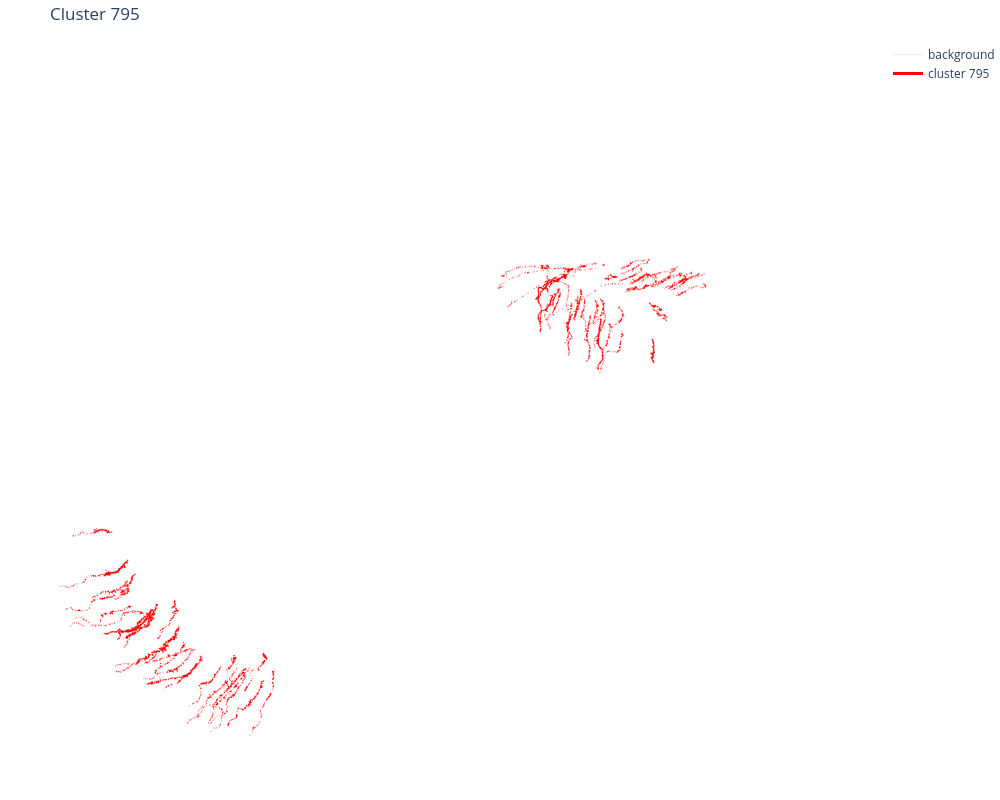

The cell this chart's notebook holds for it:
### Markdown cell above
## 12. Preview one cluster

### Code cell
test_cluster = cluster_sizes[0][0]

test_trace = build_cluster_trace(
    test_cluster,
    cluster_to_rootids,
    swc_folder,
    color="red",
    max_neurons=default_foreground_neurons,
    max_points_per_neuron=max_points_per_neuron_fg
)

fig = go.Figure(data=[background_trace, test_trace])

fig.update_layout(
    width=1000,
    height=800,
    scene=dict(
        xaxis=dict(visible=False),
        yaxis=dict(visible=False),
        zaxis=dict(visible=False),
        aspectmode="data"
    ),
    margin=dict(l=0, r=0, b=0, t=40),
    title=f"Cluster {test_cluster}"
)

fig.show()

### Figure 1 — Plotly figure (JSON) as saved in the notebook; plotly's stock layout.template omitted (floating-point values rounded to 4 significant figures; data arrays with more than 128 entries replaced by an {"elided": "..."} marker saying what was removed)
{"data": [{"hoverinfo": "skip", "line": {"color": "rgba(150,150,150,0.18)", "width": 1}, "mode": "lines", "name": "background", "type": "scatter3d", "x": {"elided": "3708 float values"}, "y": {"elided": "3708 float values"}, "z": {"elided": "3708 float values"}}, {"hoverinfo": "name", "line": {"color": "red", "width": 3}, "mode": "lines", "name": "cluster 795", "type": "scatter3d", "x": {"elided": "56325 float values"}, "y": {"elided": "56325 float values"}, "z": {"elided": "56325 float values"}}], "layout": {"height": 800, "margin": {"b": 0, "l": 0, "r": 0, "t": 40}, "scene": {"aspectmode": "data", "xaxis": {"visible": false}, "yaxis": {"visible": false}, "zaxis": {"visible": false}}, "title": {"text": "Cluster 795"}, "width": 1000}}
